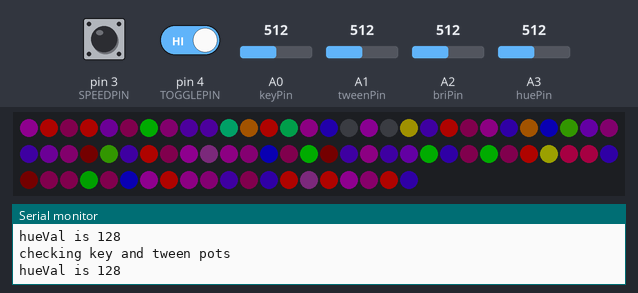
Recording of a sketch running on a simulated Arduino Uno, built with avr-gcc and run on an emulated ATmega328P. On the bench: 80 RGB LEDs in strip order, left to right, continuing on the next row, the last lines printed to the serial monitor. The test bench sets the inputs (shaded band); at power-on: A3 (huePin) = 512, A1 (tweenPin) = 512, A2 (briPin) = 512, A0 (keyPin) = 512, pin 3 (SPEEDPIN) HIGH, pin 4 (TOGGLEPIN) HIGH. Dim RGB values are drawn brighter than linear; random numbers use the default seed unless the sketch sets one.

Above: at 4.34 s.
4.6 s: A3 (huePin) set to 306
At 4.94 s:
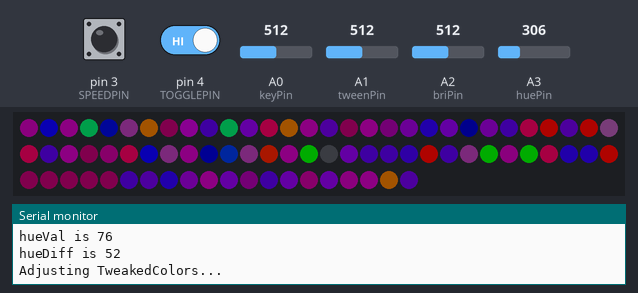
7.1 s: A1 (tweenPin) set to 118
At 8.55 s:
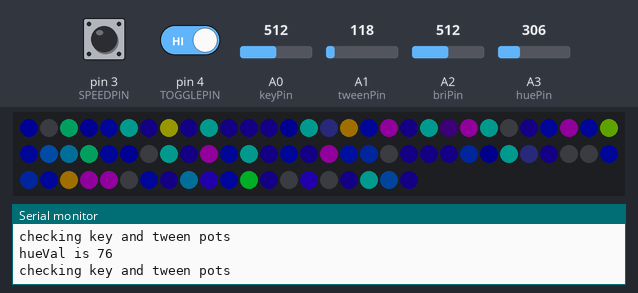
9.6 s: A2 (briPin) set to 716
At 10.07 s:
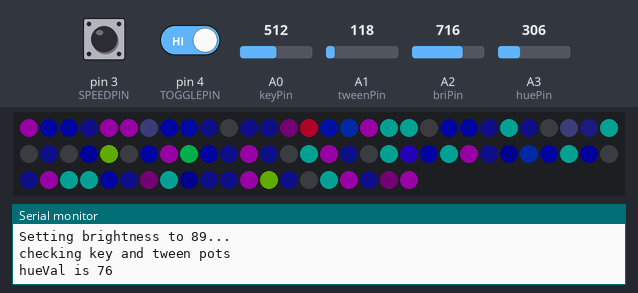
12.0 s: A0 (keyPin) set to 30
At 12.48 s:
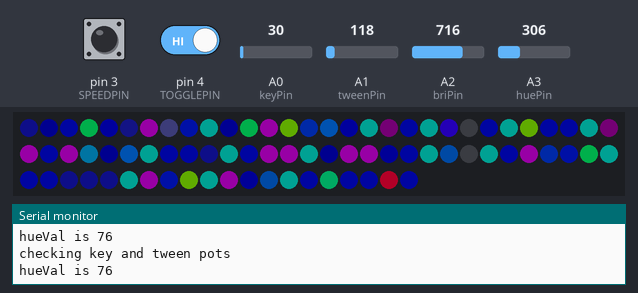
14.7 s: A0 (keyPin) set to 716
At 15.2 s:
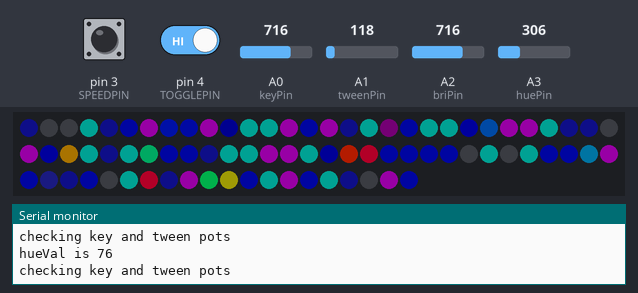
17.4 s: A3 (huePin) set to 245
At 17.92 s:
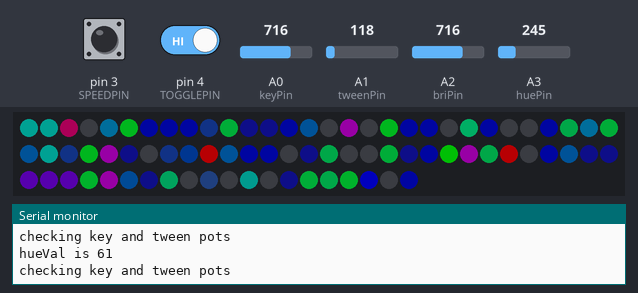

The sketch:

LogicEngineBasic.ino
```cpp
// BASIC SKETCH FOR THE RSERIES LOGIC ENGINE
// This sketch provides basic logic functions (the random logic pattern) for front or rear logics.
// It does not utilize the microSD card or have any communication/I2C functions.


//  the TOGGLEPIN is used if there's no SD card. if this pin is jumped to +5V,
//  then we'll assume this is the RLD, otherwise we'll assume this is the FLD
#define TOGGLEPIN 4
//  the SPEEDPIN enables speed adjustment via the pots via the pause & delay
#define SPEEDPIN 3

//debug will print a bunch of stuff to serial. useful, but takes up valuable memory and may slow down routines a little
#define DEBUG

#define LOOPCHECK 50 //number of loops after which we'll check the pot values

#include "FastSPI_LED2.h"
#define NUM_LEDS 96 //absolute max number of LEDs possible (we use numLeds for actual number used later)
#define DATA_PIN 6
CRGB leds[NUM_LEDS];

//byte Keys=6;
byte Tweens=6;
byte tweenPause=7; // time to delay each tween color (aka fadeyness)
int keyPause=450; // time to delay each key color (aka pauseyness)
byte maxBrightness=128; // 0-255, no need to ever go over 100

int keyPin = A0; //analog pin to read keyPause value
int tweenPin = A1; //analog pin to read tweenPause value
int briPin = A2; //analog pin to read Brightness value
int huePin = A3; //analog pin to read Color/Hue shift value

byte numLeds,totalColors,Keys; //numLeds will be the ACTUAL number of LEDs (80 for FLD, 96 for RLD)
const byte fldColors[6][3] = { {170,0,0} , {170,255,54} , {170,255,120} , {166,255,200} , {154,84,150} , {174,0,200} };
//const byte rldColors[6][3] = { {87,0,0}  , {87,206,105} , {79,255,214}  , {43,255,250}  , {25,255,214} , {0,255,214} };
const byte rldColors[5][3] = { {87,0,0} , {87,206,105} , {79,255,184} , {38,255,250} , {255,255,214} };

byte AllColors[64][3]; // a big array to hold all original KeyColors and all Tween colors
byte oColors[64][3]; // will hold a copy of the original colors, useful when shifting hues
byte LEDstat[96][3]; // an array holding the current color number of each LED, its direction and pausetime
boolean speeds=0; //0 for preset, 1 for tweakable (depends on speedpin)
boolean logic=0; //0 for fld, 1 for rld (depends on togglepin)

//our LEDs aren't in numeric order (FLD is wired serpentine and RLD is all over the place!)
//so we can address specific LEDs more easily, we'll map them out here...
/*byte rldMap[96]={
 0, 1, 2, 3, 4, 5, 6, 7,48,49,50,51,52,53,54,55,
15,14,13,12,11,10, 9, 8,63,62,61,60,59,58,57,56,
16,17,18,19,20,21,22,23,64,65,66,67,68,69,70,71,
31,30,29,28,27,26,25,24,79,78,77,76,75,74,73,72,
32,33,34,35,36,37,38,39,80,81,82,83,84,85,86,87,
47,46,45,44,43,42,41,40,95,94,93,92,91,90,89,88};*/
byte rldMap[80]={
 0, 1, 2, 3, 4, 5, 6, 7,48,49,50,51,52,53,54,55,
15,14,13,12,11,10, 9, 8,63,62,61,60,59,58,57,56,
16,17,18,19,20,21,22,23,64,65,66,67,68,69,70,71,
31,30,29,28,27,26,25,24,79,78,77,76,75,74,73,72,
32,33,34,35,36,37,38,39,80,81,82,83,84,85,86,87};
// for 48-LED boards (only lower 40 used for FLDs)...
//byte fldMap[80]={15,14,13,12,11,10,9,8,16,17,18,19,20,21,22,23,31,30,29,28,27,26,25,24,32,33,34,35,36,37,38,39,47,46,45,44,43,42,41,40};
// for prototype 40-LED boards...
byte fldMap[80]={
 0, 1, 2, 3, 4, 5, 6, 7,
15,14,13,12,11,10, 9, 8,
16,17,18,19,20,21,22,23,
31,30,29,28,27,26,25,24,
32,33,34,35,36,37,38,39,
40,41,42,43,44,45,46,47,
55,54,53,52,51,50,49,48,
56,57,58,59,60,61,62,63,
71,70,69,68,67,66,65,64,
72,73,74,75,76,77,78,79};

void setup() {

      // sanity check delay - allows reprogramming if accidently blowing power w/leds
      //delay(250);
      randomSeed(analogRead(0)); //helps keep random numbers more random
      #if defined(DEBUG)
      Serial.begin(9600);
      Serial.println(String(totalColors)+" colors");
      #endif

      pinMode(TOGGLEPIN, INPUT);
      digitalWrite(TOGGLEPIN, HIGH); //used for dipswitch prototype
      byte i;
      if (digitalRead(TOGGLEPIN)==HIGH) {
        #if defined(DEBUG)
        Serial.println("RLD");
        #endif
        logic=1;
        numLeds=80; //96 for final version
        //slow default speeds down for the RLD...
        tweenPause=40;
        keyPause=1200;
        Keys=sizeof(rldColors)/3;
      }
      else {
        #if defined(DEBUG)
        Serial.println("FLD");
        #endif
        numLeds=80;
        Keys=sizeof(fldColors)/3;
      }

      #if defined(DEBUG)
      // print all the colors
      Serial.println(String(Keys)+" key colors");
      delay(250);
      #endif

      //Keys=sizeof(rldColors)/3;
      //else Keys=sizeof(fldColors)/3;

      totalColors=Keys*Tweens;

      pinMode(SPEEDPIN, INPUT);
      digitalWrite(SPEEDPIN, HIGH); //used for dipswitch prototype
      if (digitalRead(SPEEDPIN)==HIGH) speeds=1;

      //make a giant array of all colors tweened...
      byte el,val,kcol,perStep,LEDnum,totalColorCount; //
      for(kcol=0;kcol<(Keys);kcol++) { //go through each Key color
        for(el=0;el<3;el++) { //loop through H, S and V
          if (logic==0) perStep=int(fldColors[kcol+1][el]-fldColors[kcol][el])/(Tweens+1);
          else perStep=int(rldColors[kcol+1][el]-rldColors[kcol][el])/(Tweens+1);
          byte tweenCount=0;
          if (logic==0) val=fldColors[kcol][el];
          else val=rldColors[kcol][el];
          while (tweenCount<=Tweens) {
            if (tweenCount==0) totalColorCount=kcol*(Tweens+1); //this is the first transition, between these 2 colors, make sure the total count is right
            AllColors[totalColorCount][el]=val; //set the actual color element (H, S or V)
            tweenCount++;
            totalColorCount++;
            val=byte(val+perStep);
          }
        }
      }
      memcpy(oColors,AllColors,totalColors*3); //copy AllColors to oColors (AllColors can shift, oColors never changes)
      #if defined(DEBUG)
      // print all the colors
      for(byte x=0;x<totalColors;x++) {
        Serial.println(String(x)+" : "+String(AllColors[x][0])+","+String(AllColors[x][1])+","+String(AllColors[x][2])+"  o  "+String(oColors[x][0])+","+String(oColors[x][1])+","+String(oColors[x][2]));
      }
      #endif

      FastLED.setBrightness(maxBrightness); //sets the overall brightness to the maximum
      FastLED.addLeds<WS2812, DATA_PIN, GRB>(leds, numLeds);

      //configure each LED's status (color number, direction, pause time)
      for(byte x=0;x<numLeds;x++) {
        LEDstat[x][0]=byte(random(totalColors)); //choose a random color number to start this LED at
        LEDstat[x][1]=random(2); //choose a random direction for this LED (0 up or 1 down)
        if (LEDstat[x][0]%(Tweens+1)==0) LEDstat[x][2]=random(keyPause); //color is a key, set its pause time for longer than tweens
        else LEDstat[x][2]=random(tweenPause);
        //now set this LED up...
        leds[x].setHSV(AllColors[LEDstat[x][0]][0],AllColors[LEDstat[x][0]][1],AllColors[LEDstat[x][0]][2]);
        FastLED.show();
        delay(10);
        if (x>0) leds[x-1].setHSV(0,0,0);
        if (x==numLeds-1) leds[x].setHSV(0,0,0);
      }

      //do a startup animation of some sort
      for(byte x=0;x<numLeds;x++) {
        if (logic==1) {
          //RLD STARTUP
          //leds[rldMap[x]].setHSV(AllColors[LEDstat[rldMap[x]][0]][0],AllColors[LEDstat[rldMap[x]][0]][1],AllColors[LEDstat[rldMap[x]][0]][2]);
          leds[fldMap[x]] = CRGB::Green;
          if ((x+1)%24==0) { delay(200); FastLED.show(); }
        }
        else {
          //FLD STARTUP
          //leds[fldMap[x]].setHSV(AllColors[LEDstat[fldMap[x]][0]][0],AllColors[LEDstat[fldMap[x]][0]][1],AllColors[LEDstat[fldMap[x]][0]][2]);
          leds[fldMap[x]] = CRGB::Blue;
          if ((x+1)%8==0) { delay(100); FastLED.show(); }
        }
      }
      delay(500);
}


void updateLED(byte LEDnum) {
    //this will take an LED number and adjust its status in the LEDstat array
    //check the current color this LED is set to...
    //unsigned int currentColor=LEDstat[LEDnum];
    if (LEDstat[LEDnum][2]!=0) {
      //LED is paused
      LEDstat[LEDnum][2]=LEDstat[LEDnum][2]-1; //reduce the LEDs pause number and check back next loop
    }
    else {
        //LED had 0 pause time, let's change things around...
        if (LEDstat[LEDnum][1]==0 && LEDstat[LEDnum][0]<(totalColors-1)) {
            LEDstat[LEDnum][0]=LEDstat[LEDnum][0]+1; //change it to next color
            leds[LEDnum].setHSV(AllColors[LEDstat[LEDnum][0]][0],AllColors[LEDstat[LEDnum][0]][1],AllColors[LEDstat[LEDnum][0]][2]);
            if (LEDstat[LEDnum][0]%(Keys+1)==0) LEDstat[LEDnum][2]=random(keyPause); //color is a key, set its pause time for longer than tweens
            else LEDstat[LEDnum][2]=random(tweenPause);
        }
        else if (LEDstat[LEDnum][1]==0 && LEDstat[LEDnum][0]==(totalColors-1)) {
            LEDstat[LEDnum][1]=1; //LED is at the final color, leave color but change direction to down
        }
        else if (LEDstat[LEDnum][1]==1 && LEDstat[LEDnum][0]>0) {
            LEDstat[LEDnum][0]=LEDstat[LEDnum][0]-1; //change it to previous color
            leds[LEDnum].setHSV(AllColors[LEDstat[LEDnum][0]][0],AllColors[LEDstat[LEDnum][0]][1],AllColors[LEDstat[LEDnum][0]][2]);
            if (LEDstat[LEDnum][0]%(Keys+1)==0) {
              LEDstat[LEDnum][2]=random(keyPause); //new color is a key, set LED's pause time for longer than tweens
            }
            else LEDstat[LEDnum][2]=tweenPause;
        }
        else if (LEDstat[LEDnum][1]==1 && LEDstat[LEDnum][0]==0) {
            LEDstat[LEDnum][1]=0; //LED is at the first color (0), leave color but change direction to up
        }
    }
}


unsigned int loopCount;
byte briVal,prevBri,briDiff,hueVal,prevHue,hueDiff;
void loop() {

    if (loopCount==LOOPCHECK) { //only check this stuff every 100 or so loops

       if (speeds==1) {
         #if defined(DEBUG)
         Serial.println("checking key and tween pots\n");
         #endif
         keyPause = analogRead(keyPin);
         tweenPause = round(analogRead(tweenPin)/10);
       }


       // LET THE USER SHIFT THE HUES OF ALL COLORS...
       hueVal = round(analogRead(huePin)/4);
       #if defined(DEBUG)
       Serial.println("hueVal is "+String(hueVal)+"\n");
       #endif
       hueDiff=(max(hueVal,prevHue)-min(hueVal,prevHue));
       if (hueDiff>=2) {
           #if defined(DEBUG)
           Serial.println("hueDiff is "+String(hueDiff));
           Serial.println("Adjusting TweakedColors...\n");
           #endif
           for(int color=0;color<totalColors;color++) {
               //go through all the colors in the colors array and give them new Hue values (based on the original color + )
               AllColors[color][0]=oColors[color][0]+hueVal;
               if (AllColors[color][0]>=255) AllColors[color][0]=AllColors[color][0]-255;
           }
       }
       prevHue=hueVal;
       prevBri=briVal;


       // LET THE USER ADJUST GLOBAL BRIGHTNESS...
       briVal = (round(analogRead(briPin)/4)*maxBrightness)/255; //the pot will give a value between 0 and 1024, we need to divide this down to something between 0 and our maxBrightness
       /*#if defined(DEBUG)
       Serial.println("briVal is "+String(briVal));
       delay(200);
       #endif*/
       if (briVal!=prevBri) {
         briDiff=(max(briVal,prevBri)-min(briVal,prevBri));
         if (briDiff>=2) {
             #if defined(DEBUG)
             Serial.println("Setting brightness to "+String(briVal)+"...\n");
             //delay(100);
             #endif
             FastLED.setBrightness(briVal); //sets the overall brightness
         }
         prevBri=briVal;
       }
       loopCount=0;
    }
    /*#if defined(DEBUG)
    if (loopCount%10==0) Serial.println();
    Serial.print(String(loopCount)+" ");
    #endif*/
    loopCount++;

    //go through each LED and update it
    for(byte LEDnum=0;LEDnum<numLeds;LEDnum++) updateLED(LEDnum);
    FastLED.show();
    //delay(20);
}
```
